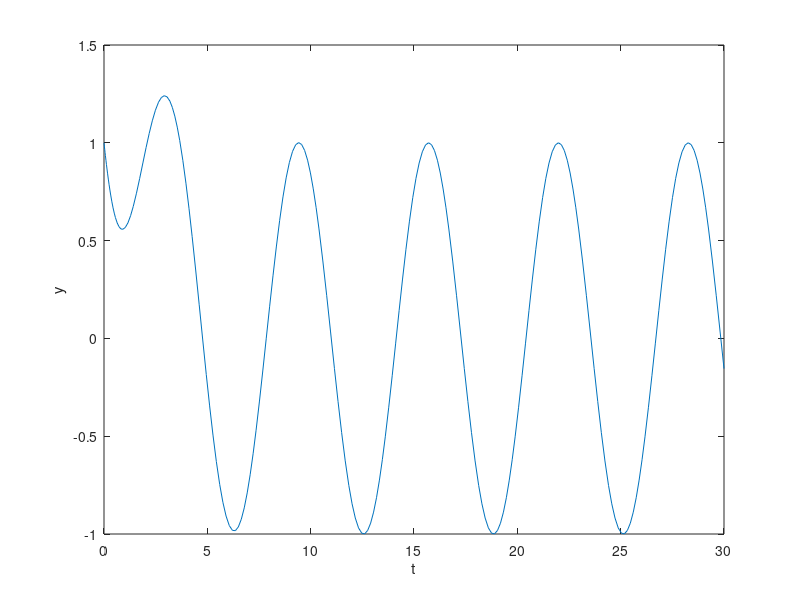

Here is the MATLAB script that generated this plot: (Note: this script raises an error after producing the figure.)
doty=@(t,y)[2*sin(t)-2*y(1)-y(2);y(1)];
[t,y]=ode45(doty,[0,30],[-1,1]);
plot(t,y(:,2))
xlabel('t');
ylabel('y');
hold on
t=1:0.1:30;
y=dsolve('D2y+2*Dy+y-2*sin (t)','y(0)=1','Dy(0)=-1','t')
plot(t,2*exp(-t)-cos(t)+t.*exp(-t))
legend('ode45方法', 'dsolve方法')